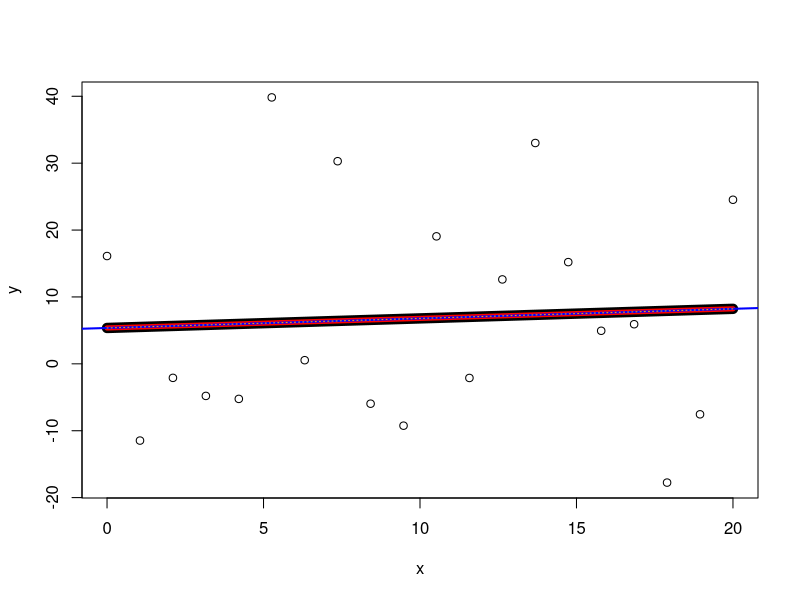
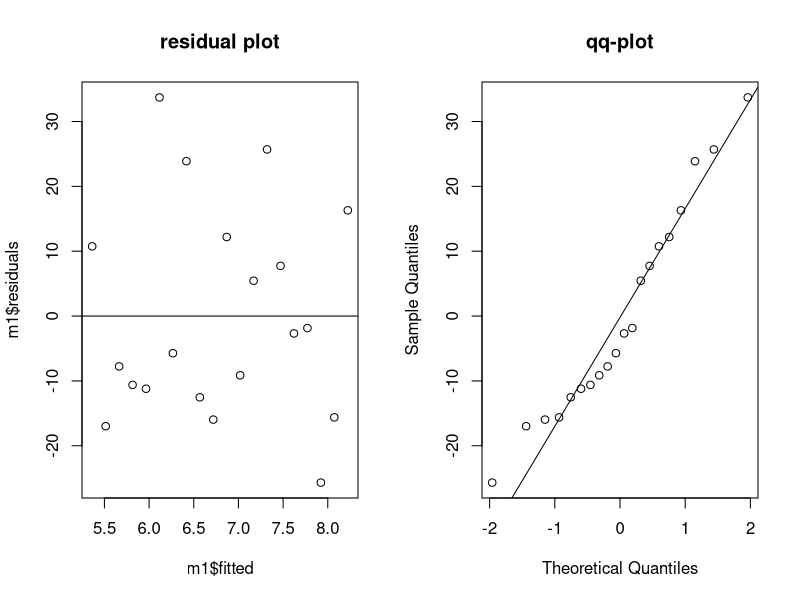
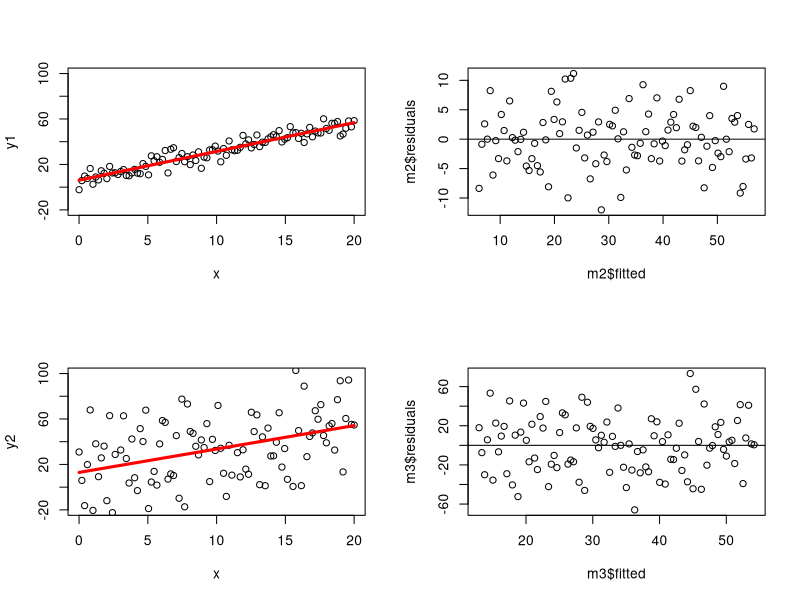
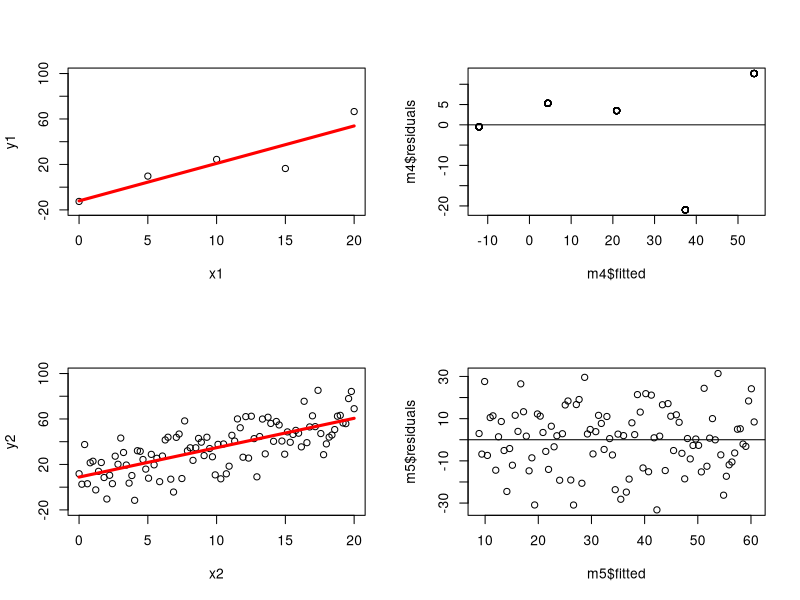

These figures' R source, in order:
#1. Simulate data -----

x <- seq(0, 20, length.out = 20)
y <- rnorm(length(x), 5, 15)
d1 <- cbind.data.frame(x,y)

#2. ------

plot(y~x)
m1 <- lm(y~x, data = d1)
summary(m1)

curve(m1$coefficients[1] + m1$coefficients[2]*x,add=T,col="black",lwd=10)
lines(m1$fitted.values~x,col="red",lwd=5)
abline(a=m1$coefficients[1],b=m1$coefficients[2],col="blue",lwd=2)
lines(predict(m1)~x,col="orange",lwd=1,lty=3)

par(mfrow=c(1,2))
plot(m1$residuals~m1$fitted, main="residual plot")
abline(h=0)
qqnorm(m1$residuals, main = "qq-plot")
qqline(m1$residuals)

#3.a. small vs. large variance -----
x <- seq(0,20,length.out=100)
B0 <- 5
B1 <- 2.7
y1 <- rnorm(length(x),B0+B1*x,5) # sd = 5
y2 <- rnorm(length(x),B0+B1*x,30) # sd = 30
d2 <- cbind.data.frame(x,y1,y2)

m2 <- lm(y1~x,data=d2)
summary(m2)

m3 <- lm(y2~x,data=d2)
summary(m3)

par(mfrow=c(2,2))
plot(y1~x,ylim=c(-20,100))
curve(m2$coefficients[1]+m2$coefficients[2]*x,col="red",lwd=3,add=T)
plot(m2$residuals~m2$fitted)
abline(h=0)
plot(y2~x,ylim=c(-20,100))
curve(m3$coefficients[1]+m3$coefficients[2]*x,col="red",lwd=3,add=T)
plot(m3$residuals~m3$fitted)
abline(h=0)

#3b. small vs. large sample size

x1 <- seq(0,20,length.out=5) # small sample size
B0 <- 5
B1 <- 2.7
y1 <- rnorm(length(x1),B0+B1*x1,15)
x2 <- seq(0,20,length.out=100) # large sample size
y2 <- rnorm(length(x2),B0+B1*x2,15)
d3 <- cbind.data.frame(x1,y1,x2,y2)

m4 <- lm(y1~x1,data=d3)
summary(m4)

m5 <- lm(y2~x2,data=d3)
summary(m5)

par(mfrow=c(2,2))
plot(y1~x1,ylim=c(-20,100))
curve(m4$coefficients[1]+m4$coefficients[2]*x,col="red",lwd=3,add=T)
plot(m4$residuals~m4$fitted)
abline(h=0)
plot(y2~x2,ylim=c(-20,100))
curve(m5$coefficients[1]+m5$coefficients[2]*x,col="red",lwd=3,add=T)
plot(m5$residuals~m5$fitted)
abline(h=0)


#3c. subset of the range of x-values vs. full range of x-values
